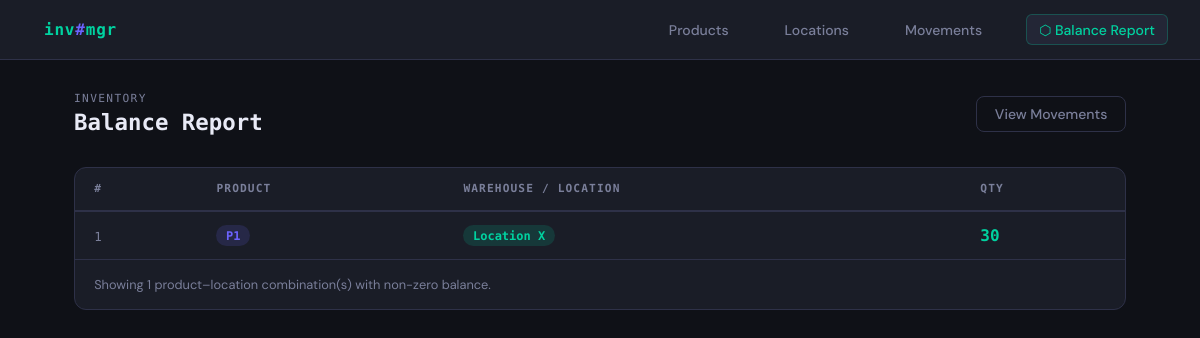
Screenshot of /report with the database file from the repository.
### app.py (models this page shows, shortened)
class ProductMovement(db.Model):
    movement_id   = db.Column(db.String(50), primary_key=True)
    timestamp     = db.Column(db.DateTime, default=datetime.utcnow)
    from_location = db.Column(db.String(50), db.ForeignKey('location.location_id'), nullable=True)
    to_location   = db.Column(db.String(50), db.ForeignKey('location.location_id'), nullable=True)
    product_id    = db.Column(db.String(50), db.ForeignKey('product.product_id'), nullable=False)
    qty           = db.Column(db.Integer, nullable=False)

### app.py (the view)
@app.route('/report')
def report():
    balance = compute_balance()
    return render_template('report.html', balance=balance)

### app.py (called while the page is built)
def compute_balance():
    balance = {}   # key: (product_id, location_id) → qty
    movements = ProductMovement.query.order_by(ProductMovement.timestamp).all()
    for m in movements:
        if m.to_location:
            key = (m.product_id, m.to_location)
            balance[key] = balance.get(key, 0) + m.qty
        if m.from_location:
            key = (m.product_id, m.from_location)
            balance[key] = balance.get(key, 0) - m.qty
    result = [
        {'product': p, 'location': l, 'qty': q}
        for (p, l), q in balance.items()
        if q != 0
    ]
    result.sort(key=lambda x: (x['product'], x['location']))
    return result

### templates/report.html (shortened to what this page needs)
{% extends 'base.html' %}
{% block content %}
<div class="page-header">
  <h1><span class="label">Inventory</span>Balance Report</h1>
  <a href="{{ url_for('movements') }}" class="btn btn-outline">View Movements</a>
</div>
<div class="card">
  {% if balance %}
  <table>
    <thead>
      <tr>
        <th>#</th>
        <th>Product</th>
        <th>Warehouse / Location</th>
        <th>Qty</th>
      </tr>
    </thead>
    <tbody>
      {% for row in balance %}
      <tr>
        <td><span class="ts">{{ loop.index }}</span></td>
        <td><span class="badge badge-purple">{{ row.product }}</span></td>
        <td><span class="badge badge-green">{{ row.location }}</span></td>
        <td>
          <strong style="font-family:var(--mono);font-size:1rem;
            color:{% if row.qty > 0 %}var(--accent2){% else %}var(--danger){% endif %}">
            {{ row.qty }}
          </strong>
        </td>
      </tr>
      {% endfor %}
    </tbody>
  </table>
  <div style="padding:1rem 1.2rem ;border-top:1px solid var(--border);font-size:0.8rem;color:var(--muted);">
    Showing {{ balance | length }} product–location combination(s) with non-zero balance.
  </div>
  {% else %}
  <div class="empty">
    <div class="icon">📊</div>
    <p>No balance data yet. Record some product movements first.</p>
    <a href="{{ url_for('add_movement') }}" class="btn btn-primary">+ Record Movement</a>
  </div>
  {% endif %}
</div>
{% endblock %}

### templates/base.html (style rules this page uses)
:root { --bg: #0f1117; --surface: #1a1d27; --surface2: #232636; --border: #2e3148; --accent: #6c63ff; --accent2: #00d2a0; --danger: #ff5c5c; --warning: #ffb547; --text: #e8eaf6; --muted: #7a7f9a; --mono: 'Space Mono', monospace; --sans: 'DM Sans', sans-serif; }
* { box-sizing: border-box; margin: 0; padding: 0; }
body { background: var(--bg); color: var(--text); font-family: var(--sans); min-height: 100vh; }
.page-header { display: flex; align-items: center; justify-content: space-between; margin-bottom: 2rem; }
.page-header h1 { font-family: var(--mono); font-size: 1.4rem; font-weight: 700; color: var(--text); }
.page-header h1 .label { display: block; font-size: 0.7rem; color: var(--muted); font-weight: 400; letter-spacing: 0.12em; text-transform: uppercase; margin-bottom: 4px; }
.btn { display: inline-flex; align-items: center; gap: 0.4rem; padding: 0.5rem 1.1rem; border-radius: 8px; border: none; font-family: var(--sans); font-size: 0.875rem; font-weight: 500; cursor: pointer; text-decoration: none; transition: all 0.15s; }
.btn-outline { background: transparent; border: 1px solid var(--border); color: var(--muted); }
.card { background: var(--surface); border: 1px solid var(--border); border-radius: 12px; overflow: hidden; }
table { width: 100%; border-collapse: collapse; }
thead tr { border-bottom: 2px solid var(--border); }
th { text-align: left; padding: 0.9rem 1.2rem; font-family: var(--mono); font-size: 0.7rem; text-transform: uppercase; letter-spacing: 0.1em; color: var(--muted); }
td { padding: 0.85rem 1.2rem; border-bottom: 1px solid var(--border); font-size: 0.9rem; }
tbody tr:last-child td { border-bottom: none; }
.badge { display: inline-block; padding: 0.2rem 0.6rem; border-radius: 20px; font-size: 0.75rem; font-weight: 600; font-family: var(--mono); }
.badge-green { background: rgba(0,210,160,0.15); color: var(--accent2); }
.badge-purple { background: rgba(108,99,255,0.15); color: var(--accent); }
.ts { font-family: var(--mono); font-size: 0.78rem; color: var(--muted); }

### rows the page displays
ProductMovement: product "P1", location "Location X", qty "30"

### other values shown
{{ balance | length }} "1"
